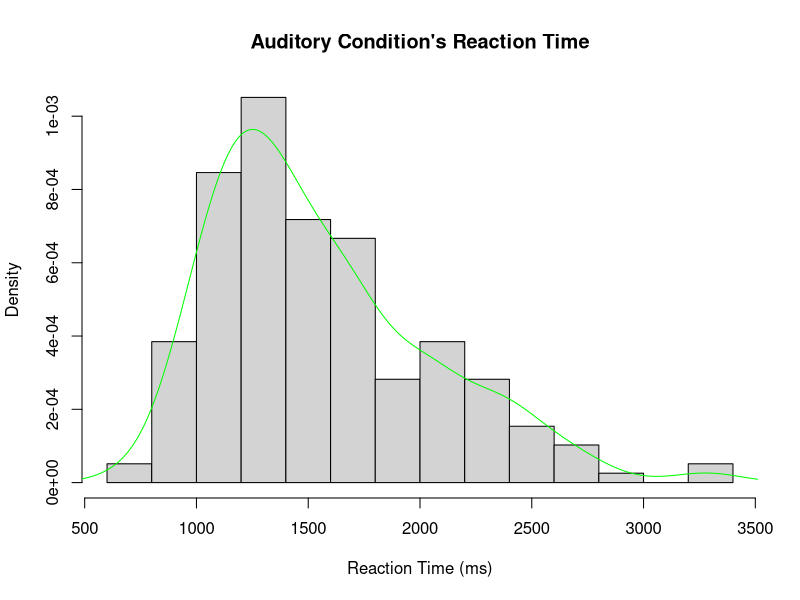
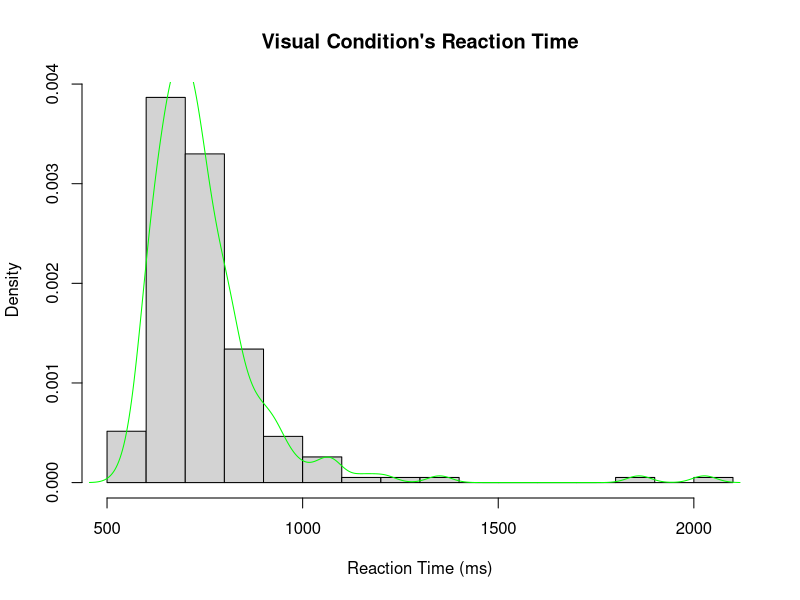
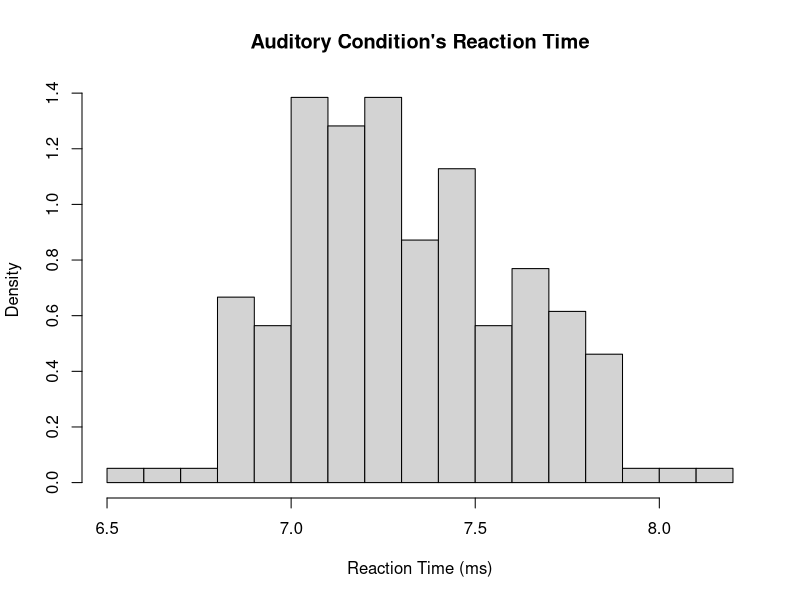

The R source for these figures, in order: (Note: this script raises an error after producing the figures.)
# Load libraries
library(ggplot2)
library(dplyr)
library(tidyr)

# Load the split data
auditory_data <- read.csv("ttest_auditory_data.csv")
visual_data <- read.csv("ttest_visual_data.csv")

data <- rbind(visual_data, auditory_data)

#-----------------------------------------------
# Plot Auditory Condition's Histogram (NOT Normalized)
x_auditory <- auditory_data$reactionTimeMs
hist(x_auditory,
     main="Auditory Condition's Reaction Time",
     xlab="Reaction Time (ms)",
     # xaxt="n",
     # xlim=c(6.5, 8.6),
     breaks = 15,
     prob=TRUE
)
# axis(1, at-seq(6.5, 8.2, by=0.1))
lines(density(x_auditory), col="green")

#-----------------------------------------------
# Plot Visual Condition's Histogram (NOT Normalized)
x_visual <- visual_data$reactionTimeMs
hist(x_visual,
     main="Visual Condition's Reaction Time",
     xlab="Reaction Time (ms)",
     # xlim=c(6.3, 7.7),
     prob=TRUE,
     breaks=15
)
lines(density(x_visual), col="green")

#-----------------------------------------------
# Plot Auditory Condition's Histogram (Normalized)
x_auditory <- auditory_data$logReactionTime
hist(x_auditory,
     main="Auditory Condition's Reaction Time",
     xlab="Reaction Time (ms)",
     # xaxt="n",
     # xlim=c(6.5, 8.6),
     breaks = 15,
     prob=TRUE
     )
axis(1, at-seq(6.5, 8.2, by=0.1))
lines(density(x_auditory), col="green")

#-----------------------------------------------
# Plot Visual Condition's Histogram (Normalized)
x_visual <- visual_data$logReactionTime
hist(x_visual,
     main="Visual Condition's Reaction Time",
     xlab="Reaction Time (ms)",
     xlim=c(6.3, 7.7),
     prob=TRUE
)
lines(density(x_visual), col="green")

#-----------------------------------------------
# Plot Reaction Time Density (Auditory & Visual)

density <- ggplot(data, aes(x=logReactionTime, color=condition, fill=condition)) +
  geom_density(alpha=0.25, linewidth=1) + # probability density curve (alpha adds transparency)
  labs(
    title="Probability Densities of Reaction Time to Auditory and Visual Cues",
    x="Reaction Time [log(ms)]",
    y="Probability Density"
  ) +
  theme(
    plot.title = element_text(hjust = 0.5, size=18),
    legend.title=element_blank(),
    legend.text = element_text(size=14),
    legend.key.spacing.x = unit(0.5, "cm"),
    legend.key.spacing.y = unit(0.25, "cm"),
    legend.position=c(0.9, 0.9)
  )
print(density)

#-----------------------------------------------
# Plot Box-and-Whisker Plot
means <- data %>%
  group_by(condition) %>%
  summarise(mean=mean(logReactionTime))

boxplot <- ggplot(data, aes(x=condition, y=logReactionTime, fill=condition)) +
  geom_boxplot(alpha=0.25) +
  labs(
    title="Reaction Time to Auditory and Visual Cues (Box-and-Whisker Plots)",
    x="Condition",
    y="Reaction Time [log(ms)]"
  ) +
  stat_summary(
    fun="mean",
    geom="point",
    size=2
  ) + 
  geom_text(
    data=means, 
    aes(x=condition, y=mean, label=paste("Mean:", round(mean,1))), 
        vjust=-1.5, 
        size=5,
        show.legend=FALSE
    ) +
  theme(
    plot.title = element_text(hjust = 0.5, size=18),
    axis.text=element_text(size=12),
    axis.title.x=element_text(size=16),
    axis.title.y=element_text(size=16),
    legend.title=element_blank(),
    legend.text = element_text(size=14),
    legend.key.spacing.x = unit(0.5, "cm"),
    legend.key.spacing.y = unit(0.25, "cm"),
    legend.position=c(0.9, 0.9)
  )
print(boxplot)

#-----------------------------------------------
# Q-Q Plot

reactionT_differences <- x_auditory - x_visual
qqnorm(reactionT_differences,
       main="Q-Q Plot of Differences in Response Time between Conditions"
       )
qqline(reactionT_differences, col="blue")


qqnorm(x_auditory,
       main="Q-Q Plot of Response Time for Auditory Conditions"
)
qqline(x_auditory, col="green")

qqnorm(x_visual,
       main="Q-Q Plot of Response Time for Visual Condition"
)
qqline(x_visual, col="RED")
#-----------------------------------------------
# Means and Standard Deviations

means <- data %>%
  group_by(condition) %>%
  summarise(mean=mean(reactionTimeMs))

print(means)
